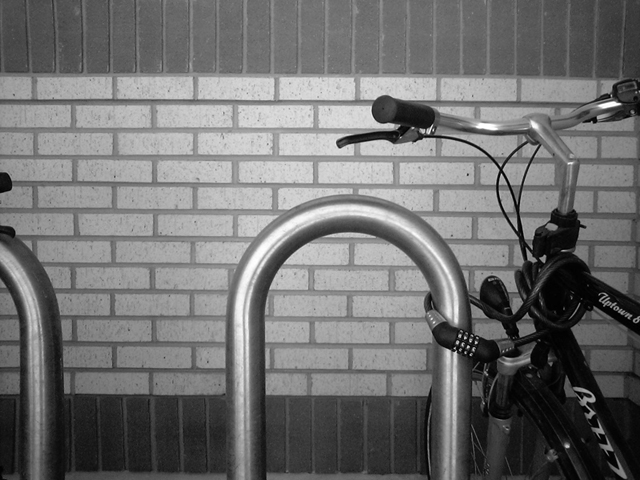
#> input picture partial-exams/1-kol-19/stefan-res/Figure4.jpg, 640 x 480 px
$ python 4.py
#> lines starting #> are read from the running program, lines starting #| are printed output that depends on the picture; after the words box and inside, x2 and y2 are one past the last pixel; in counts of white or black regions, pixels touching at a corner belong together
import cv2
import numpy as np

image = cv2.imread('Figure4.jpg', cv2.IMREAD_GRAYSCALE)
#> image is the input picture: shape (480, 640); min 0, max 255, mean 112.2
image = np.float32(image)

prewitt_x = np.array(([-1, -1, -1], [0, 0, 0], [1, 1, 1]), dtype="float32")
prewitt_y = np.array(([-1, 0, 1], [-1, 0, 1], [-1, 0, 1]), dtype="float32")

edges_x = cv2.filter2D(image, -1, prewitt_x)
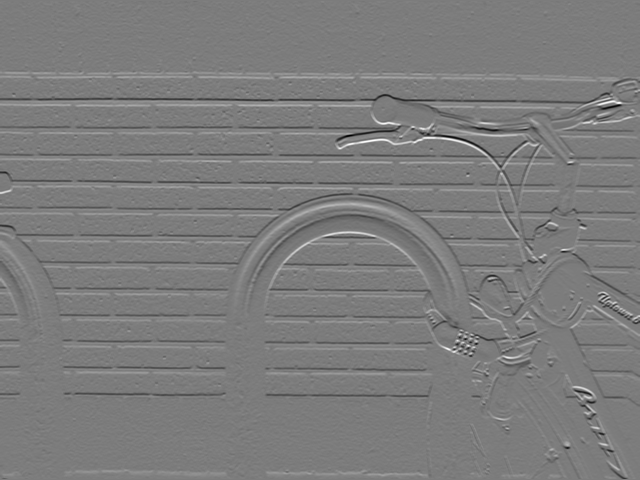
#> edges_x: shape (480, 640) float32; min -552, max 577, mean -0.3; drawn with min black and max white
edges_x = np.abs(edges_x)
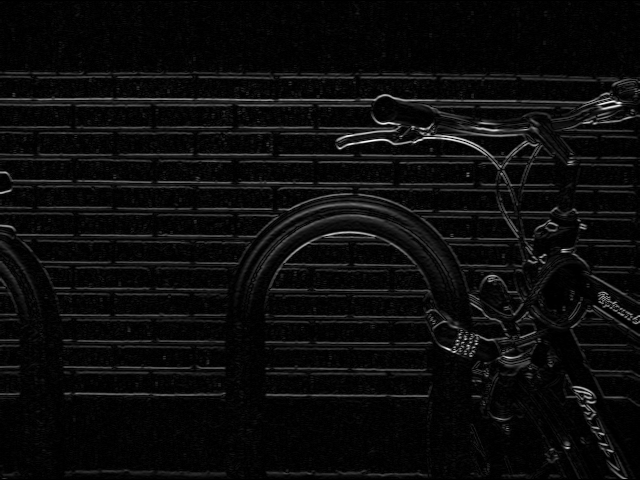
#> edges_x: shape (480, 640) float32; min 0, max 577, mean 27.9; drawn with min black and max white

edges_y = cv2.filter2D(image, -1, prewitt_y)
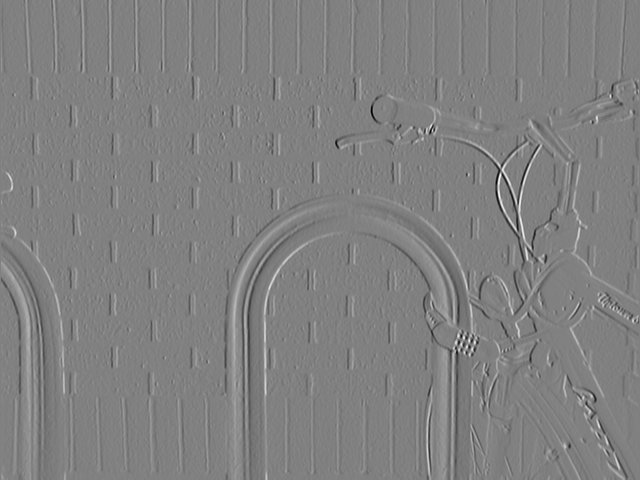
#> edges_y: shape (480, 640) float32; min -577, max 565, mean -0.3; drawn with min black and max white
edges_y = np.abs(edges_y)
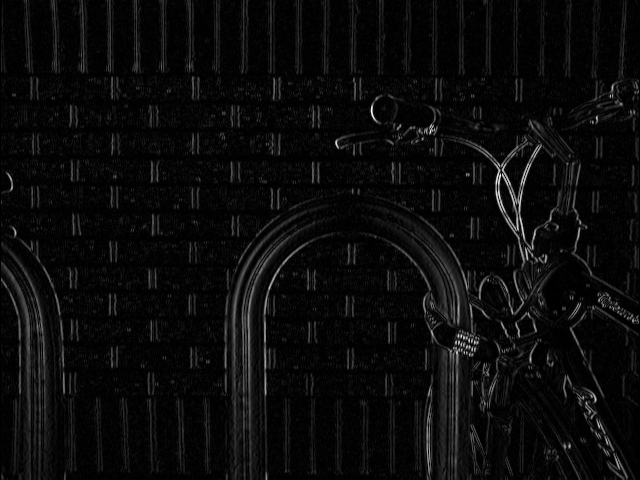
#> edges_y: shape (480, 640) float32; min 0, max 577, mean 26.2; drawn with min black and max white

edges = np.sqrt(edges_x**2, edges_y**2)
edges = np.uint8(edges)
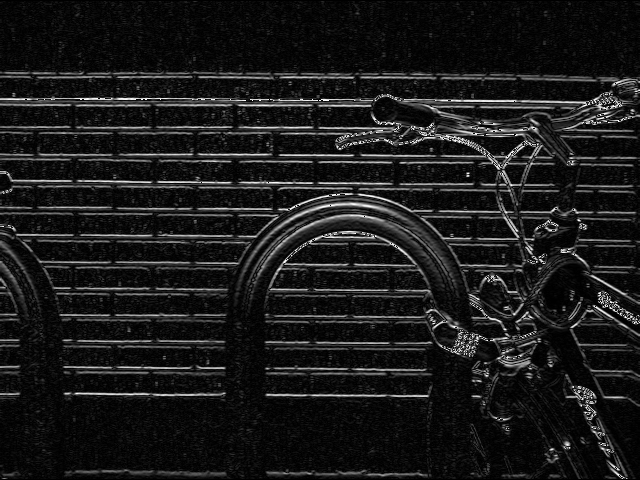
#> edges: shape (480, 640); min 0, max 255, mean 26.2

# otsu samiot go naoga optimalniot prag
ret3,th3 = cv2.threshold(edges,0,255,cv2.THRESH_BINARY+cv2.THRESH_OTSU)
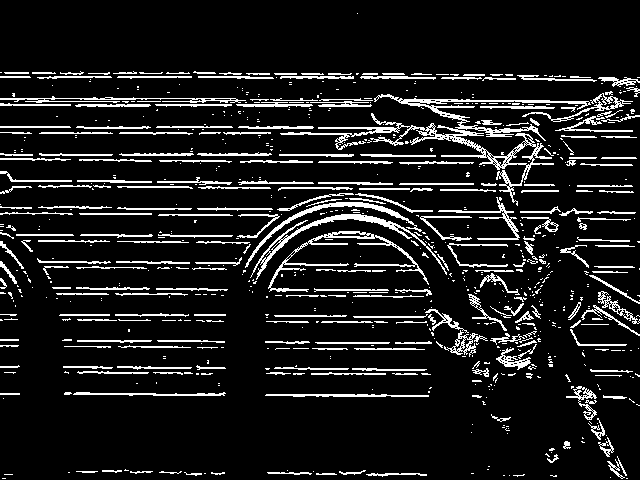
#> th3: shape (480, 640); 11% white in thin lines or dots
#> ret3 = 69

cv2.imshow('edges', th3)
cv2.waitKey(0)
cv2.destroyAllWindows()

$ run again, with partial-exams/1-kol-19/stefan-res/Figure1.jpg copied over partial-exams/1-kol-19/stefan-res/Figure4.jpg
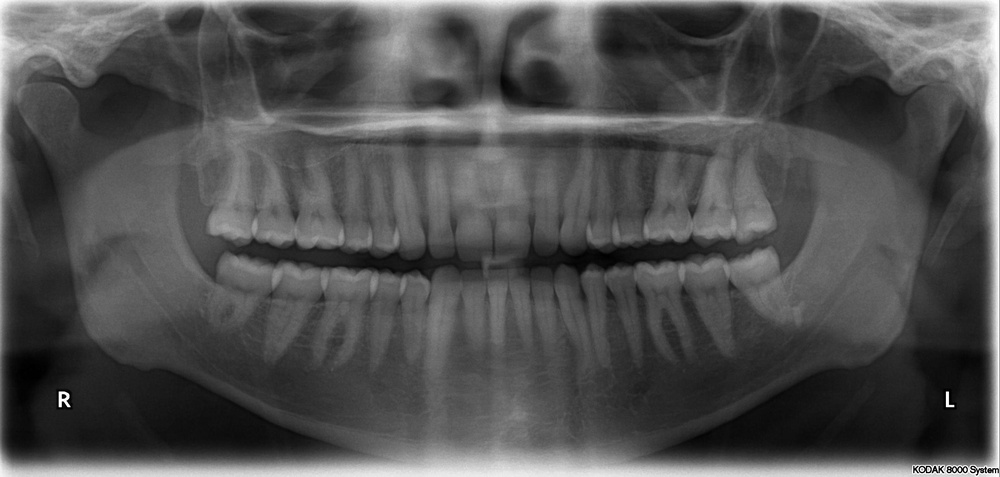
#> input picture partial-exams/1-kol-19/stefan-res/Figure1.jpg, 1000 x 477 px, shrunk from 2606 x 1244 before the run
#> image is the input picture: shape (477, 1000); min 0, max 255, mean 80.1
#> `edges_x = cv2.filter2D(image, -1, prewitt_x)`:
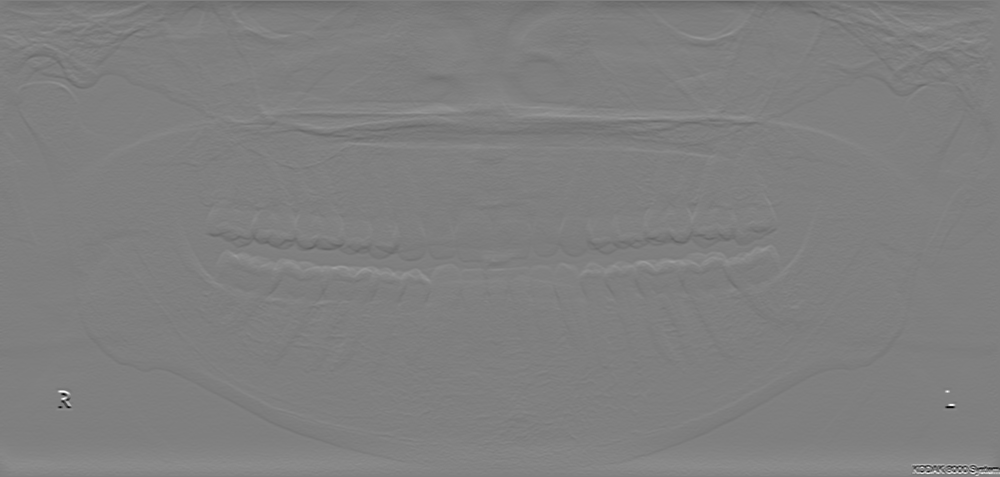
#> edges_x: shape (477, 1000) float32; min -765, max 763, mean 0.2; drawn with min black and max white
#> `ret3,th3 = cv2.threshold(edges,0,255,cv2.THRESH_BINARY+cv2.THRESH_OTSU)`:
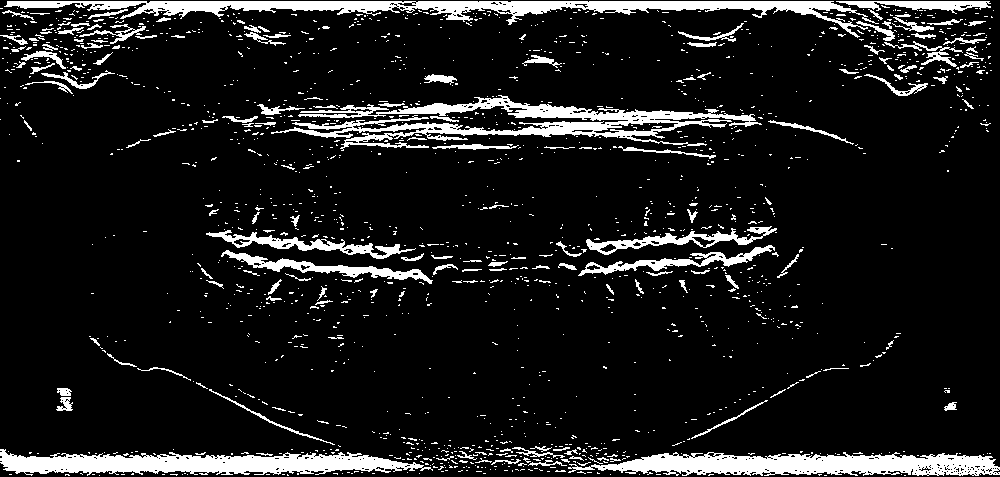
#> th3: shape (477, 1000); 10.9% white; 1614 white regions (1457 under 20 px), largest, box (x1, y1, x2, y2) and area: (4, 1, 879, 38) 8217, (271, 95, 762, 151) 7966, (568, 452, 1000, 476) 6738
#> ret3 = 31

$ run again, with partial-exams/1-kol-19/stefan-res/Figure2.jpg copied over partial-exams/1-kol-19/stefan-res/Figure4.jpg
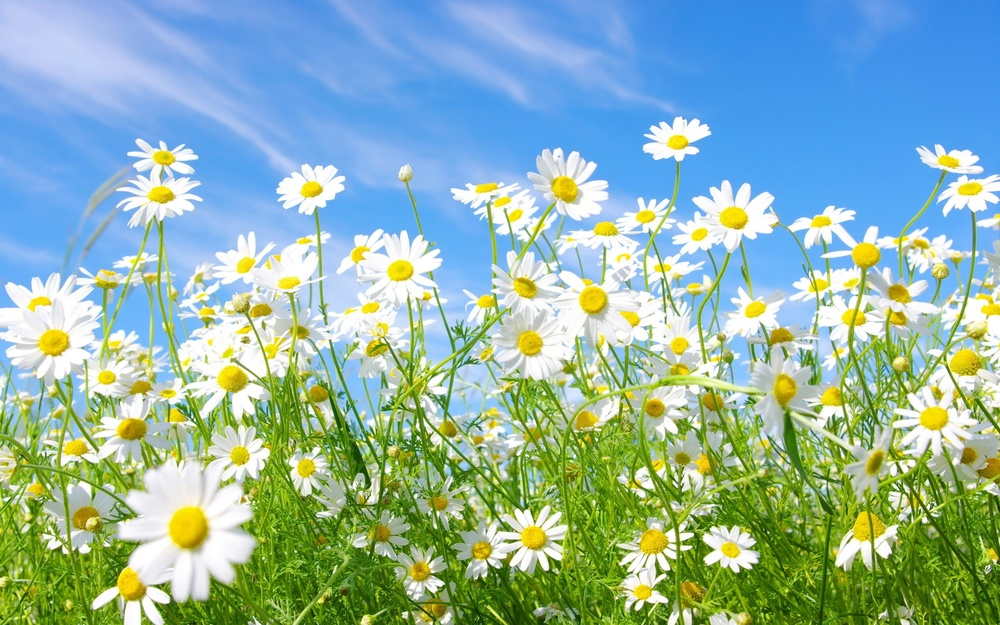
#> input picture partial-exams/1-kol-19/stefan-res/Figure2.jpg, 1000 x 625 px, shrunk from 2560 x 1600 before the run
#> `edges_y = cv2.filter2D(image, -1, prewitt_y)`:
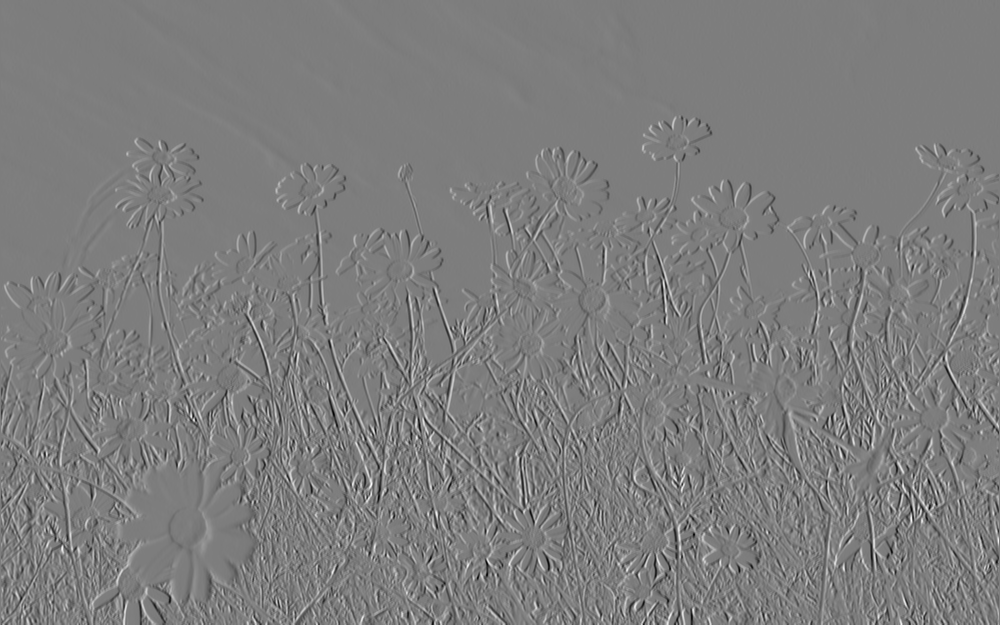
#> edges_y: shape (625, 1000) float32; min -554, max 570, mean -0.1; drawn with min black and max white
#> `ret3,th3 = cv2.threshold(edges,0,255,cv2.THRESH_BINARY+cv2.THRESH_OTSU)`:
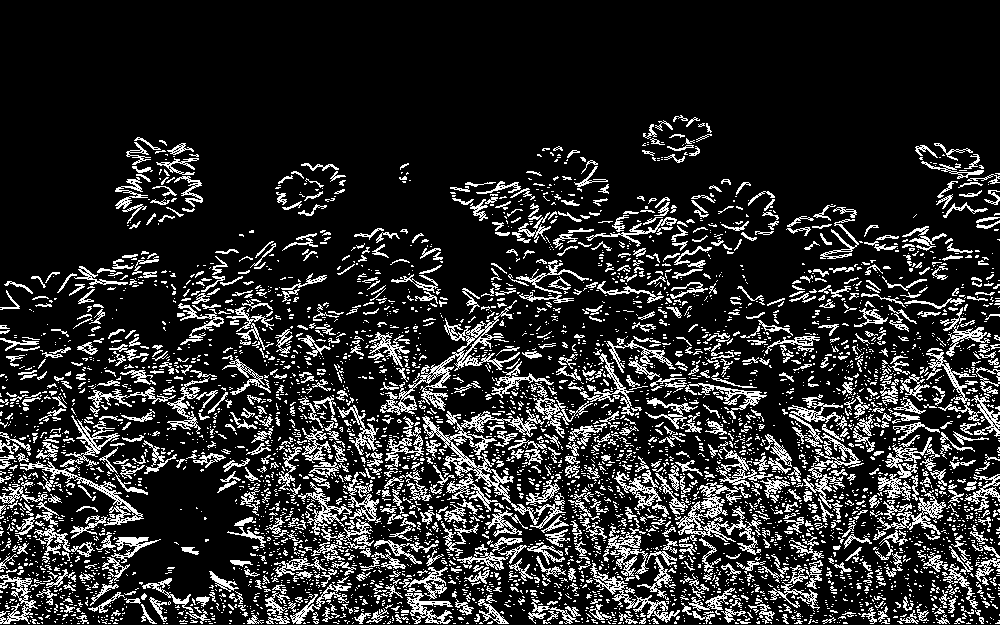
#> th3: shape (625, 1000); 16.8% white in thin lines or dots, all inside (x1, y1, x2, y2) = (0, 115, 1000, 624)
#> ret3 = 66

$ run again, with partial-exams/1-kol-19/stefan-res/Figure3.jpg copied over partial-exams/1-kol-19/stefan-res/Figure4.jpg
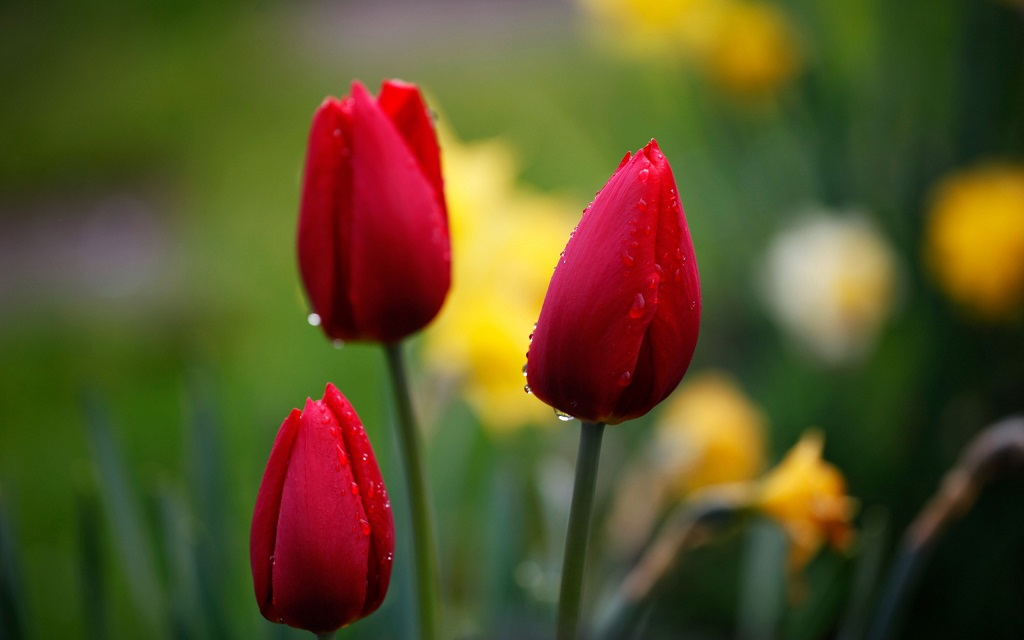
#> input picture partial-exams/1-kol-19/stefan-res/Figure3.jpg, 1024 x 640 px
#> `edges_y = cv2.filter2D(image, -1, prewitt_y)`:
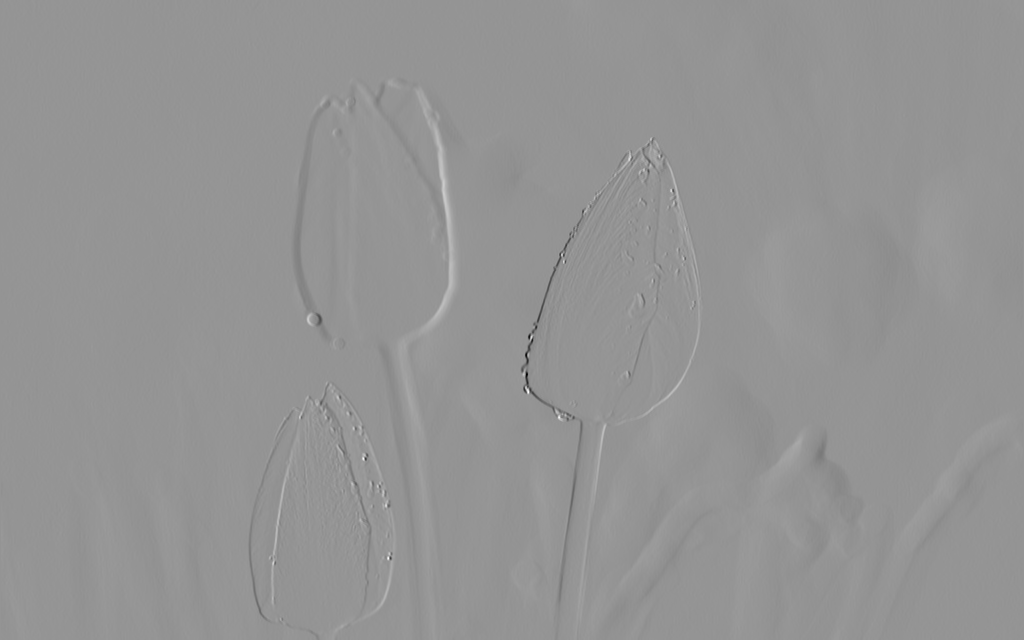
#> edges_y: shape (640, 1024) float32; min -576, max 412, mean -0.1; drawn with min black and max white
#> `ret3,th3 = cv2.threshold(edges,0,255,cv2.THRESH_BINARY+cv2.THRESH_OTSU)`:
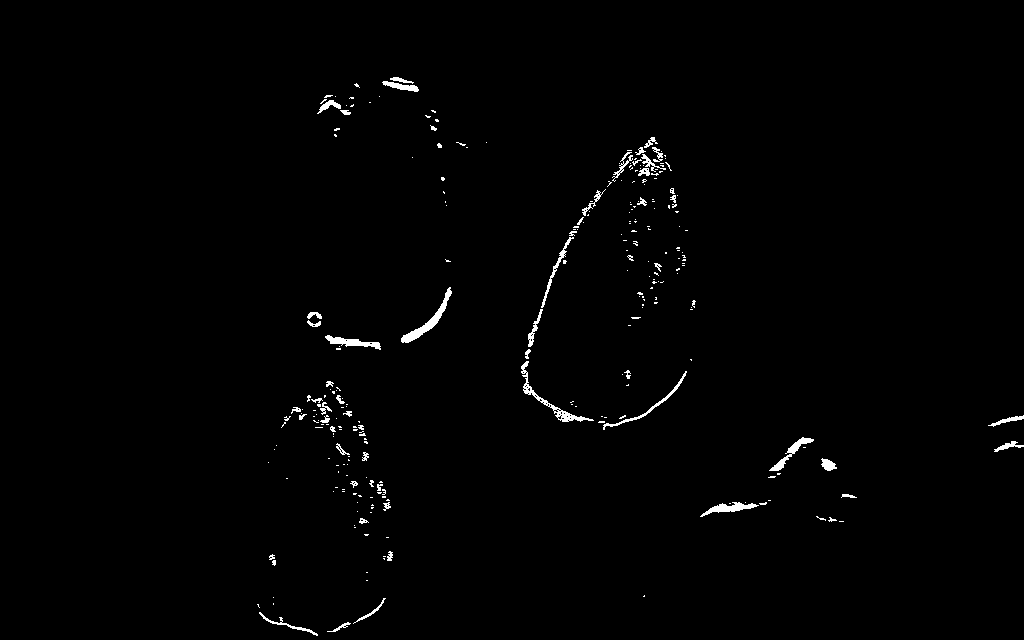
#> th3: shape (640, 1024); 0.98% white; 274 white regions (216 under 20 px), largest, box (x1, y1, x2, y2) and area: (401, 287, 452, 343) 503, (521, 361, 594, 422) 473, (325, 335, 381, 350) 331
#> ret3 = 37
